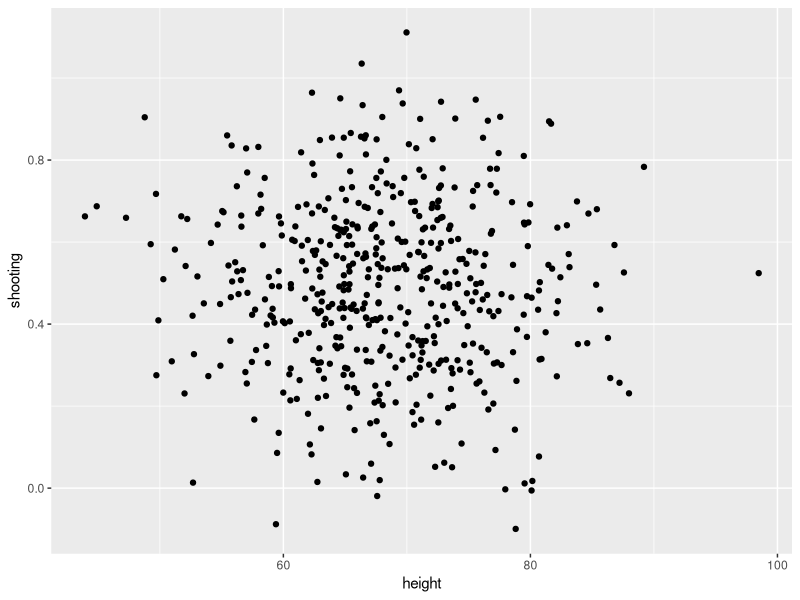
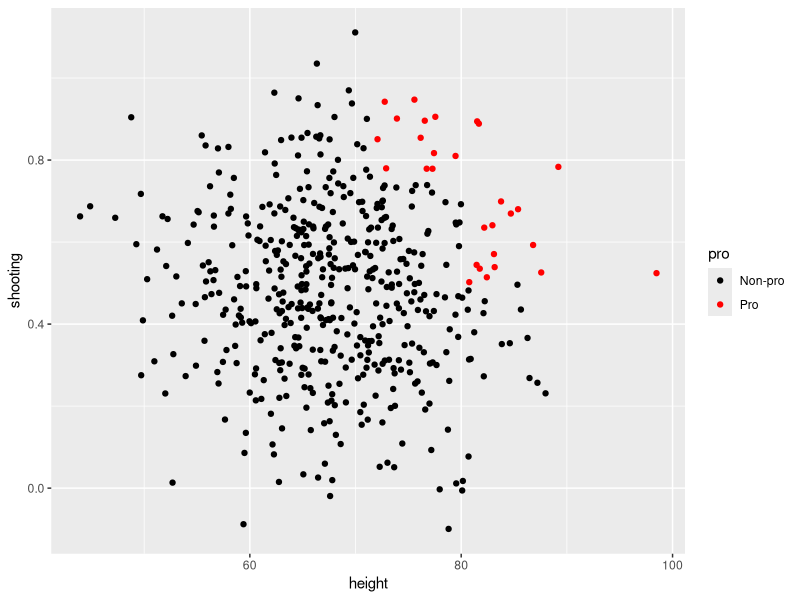
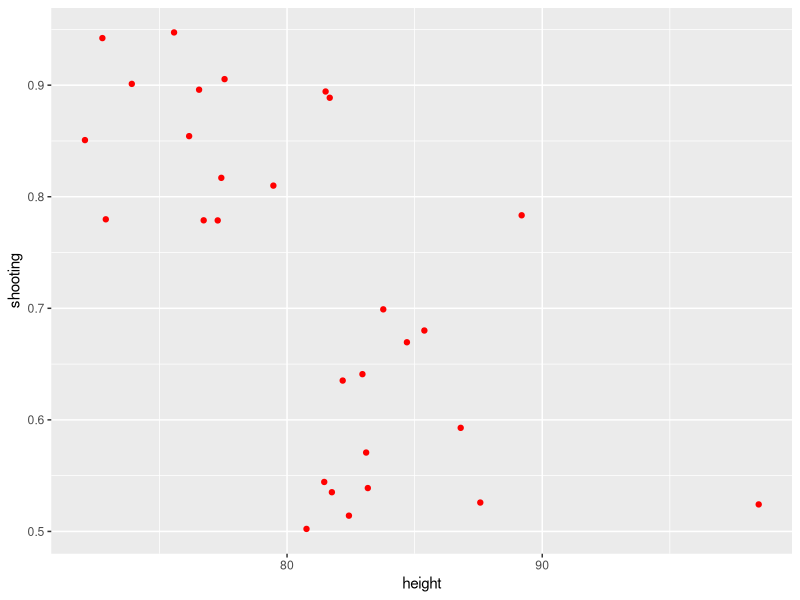

The R script that drew these images, in order:
## ---- chunk 1
library(tidyverse)
## ---- chunk 2
set.seed(1)
height <- rnorm(500, mean = 68, sd = 8)
shooting <- rnorm(500, mean = 0.5, sd = 0.2)
fake_basketball_data <- tibble(height, shooting)
ggplot(fake_basketball_data, aes(y = shooting, x = height)) +
    geom_point()
## ---- chunk 3
cor(fake_basketball_data$height, fake_basketball_data$shooting)
## ---- chunk 4
fake_basketball_data <- fake_basketball_data %>%
    mutate(pro = ifelse((shooting > 0.75 & height > 72) |
                        (shooting > 0.50 & height > 80),
                        "Pro", "Non-pro"))
## ---- chunk 5
ggplot(fake_basketball_data,
       aes(y = shooting, x = height, color = pro)) +
    geom_point() +
    scale_color_manual(values = c("black", "red"))
## ---- chunk 6
fake_basketball_data_pros <- fake_basketball_data %>%
    filter(pro == "Pro")
ggplot(fake_basketball_data_pros,
       aes(y = shooting, x = height)) +
    geom_point(color = "red")
## ---- chunk 7
cor(fake_basketball_data_pros$shooting,
    fake_basketball_data_pros$height)
